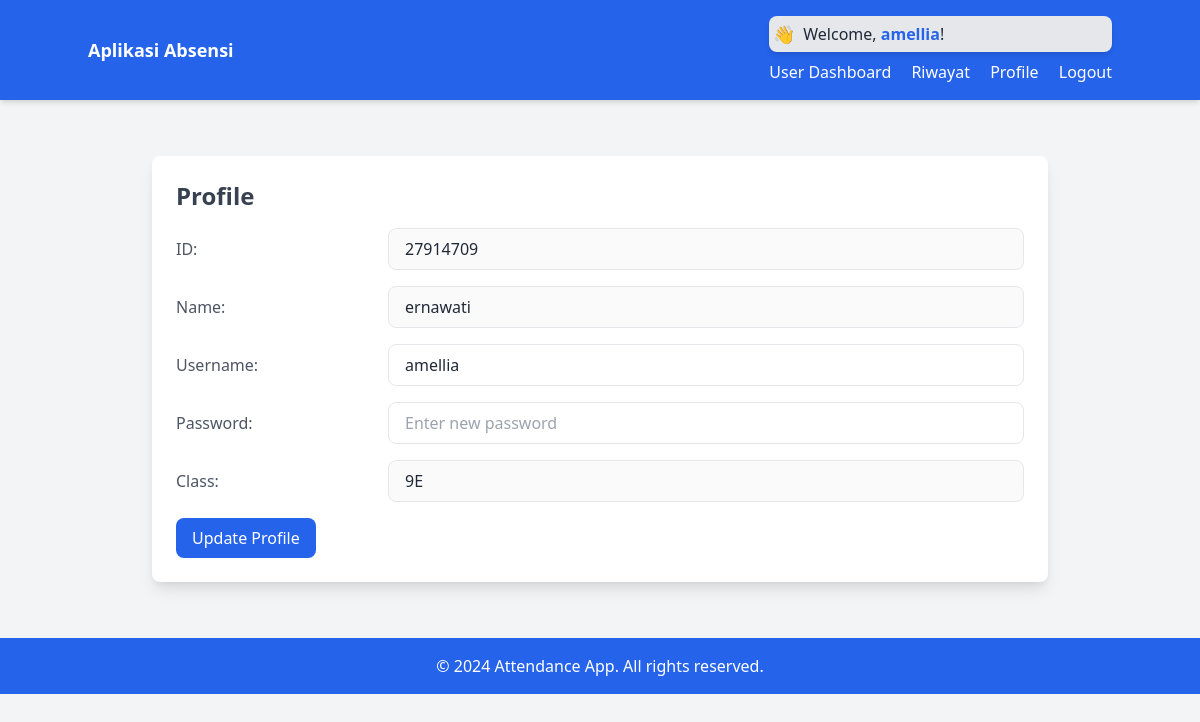
Page /profile (signed in) on the committed database.
### app.py (models this page shows)
class User(UserMixin, db.Model):
    id = db.Column(db.Integer, primary_key=True)
    nama = db.Column(db.String(100),nullable=False)
    username = db.Column(db.String(150), unique=True, nullable=False)
    password = db.Column(db.String(150), nullable=False)
    classes_id = db.Column(db.Integer, db.ForeignKey('classes.id'), nullable=False)
    classes = db.relationship('Classes', backref='user')
    @property
    def is_admin(self):
        return False  # User biasa bukan admin

class Classes(db.Model):
    id = db.Column(db.Integer, primary_key=True)
    nama_kelas = db.Column(db.String(5), nullable=False)

### app.py (the view, shortened to what this page needs)
@app.route('/profile', methods=['GET', 'POST'])
@login_required
@role_required('user')
def profile():
    user = User.query.get(current_user.id)  # Ambil data user berdasarkan id saat ini
    return render_template('profile.html', user=user)

### app.py (called while the page is built)
@login_manager.user_loader
def load_user(user_id):
    user = User.query.get(int(user_id))
    if user:
        return user
    admin = Admin.query.get(int(user_id))
    if admin:
        return admin
    return None  # Jika tidak ada, kembalikan None

def role_required(role):
    def decorator(f):
        @wraps(f)
        def decorated_function(*args, **kwargs):
            if role == 'admin' and not current_user.is_admin:
                abort(403)  # Forbidden, jika bukan admin
            elif role == 'user' and current_user.is_admin:
                abort(403)  # Forbidden, jika admin mencoba akses user
            return f(*args, **kwargs)
        return decorated_function
    return decorator

### templates/profile.html (shortened to what this page needs)
{% extends "base.html" %}
{% block content %}
<div class="max-w-4xl mx-auto mt-8 bg-white p-6 rounded-lg shadow-lg">
    <h2 class="text-2xl font-bold text-gray-700 mb-4">Profile</h2>
        <div class="mb-4 flex items-center">
            <label for="id" class="w-1/4 text-gray-600">ID:</label>
            <input type="text" id="id" value="{{ user.id }}" class="w-3/4 px-4 py-2 border rounded-lg" disabled>
        </div>
        <div class="mb-4 flex items-center">
            <label for="nama" class="w-1/4 text-gray-600">Name:</label>
            <input type="text" id="nama" value="{{ user.nama }}" class="w-3/4 px-4 py-2 border rounded-lg" disabled>
        </div>
        <div class="mb-4 flex items-center">
            <label for="username" class="w-1/4 text-gray-600">Username:</label>
            <input type="text" id="username" name="username" value="{{ user.username }}" class="w-3/4 px-4 py-2 border rounded-lg">
        </div>
        <div class="mb-4 flex items-center">
            <label for="password" class="w-1/4 text-gray-600">Password:</label>
            <input type="password" id="password" name="password" placeholder="Enter new password" class="w-3/4 px-4 py-2 border rounded-lg">
        </div>
        <div class="mb-4 flex items-center">
            <label for="kelas" class="w-1/4 text-gray-600">Class:</label>
            <input type="text" id="kelas" value="{{ user.classes.nama_kelas }}" class="w-3/4 px-4 py-2 border rounded-lg" disabled>
        </div>
        <button type="submit" class="bg-blue-600 text-white py-2 px-4 rounded-lg hover:bg-blue-700">Update Profile</button>
</div>
{% endblock %}

### templates/base.html (shortened to what this page needs)
<!DOCTYPE html>
<html lang="en">
<head>
    <link href="https://cdn.jsdelivr.net/npm/tailwindcss@2.2.19/dist/tailwind.min.css" rel="stylesheet">
</head>
<body class="bg-gray-100 text-gray-800">
    <nav class="bg-blue-600 p-4 shadow-md">
        <div class="container mx-auto flex justify-between items-center">
            <a href="#" class="text-white font-bold text-lg">Aplikasi Absensi</a>
            <div>
                {% if current_user.is_authenticated %}
                    <div class="bg-gray-200 p-1 rounded-lg flex items-center shadow-md mb-2">
                        <span class="text-blue-600 font-bold text-lg mr-2">👋</span>
                        <p class="text-gray-800 font-medium">Welcome, <span class="text-blue-600 font-semibold">{{ current_user.username }}</span>!</p>
                    </div>
                    {% if current_user.is_admin %}
                        <a href="{{ url_for('admin_dashboard') }}" class="text-white mr-4">Admin Dashboard</a>
                        <a href="{{ url_for('admin_students') }}" class="text-white mr-4">Lihat Siswa</a>
                        <a href="{{ url_for('semester_recap') }}" class="text-white mr-4">rekap semester</a>
                        {% else %}
                        <a href="{{ url_for('dashboard') }}" class="text-white mr-4">User Dashboard</a>
                        <a href="{{ url_for('history') }}" class="text-white mr-4">Riwayat</a>
                        <a href="{{ url_for('profile') }}" class="text-white mr-4">Profile</a>
                    {% endif %}
                    <a href="{{ url_for('logout') }}" class="text-white">Logout</a>
                {% else %}
                    <a href="{{ url_for('user_login') }}" class="text-white mr-4">Login as User</a>
                    <a href="{{ url_for('admin_login') }}" class="text-white mr-4">Login as Admin</a>
                {% endif %}
            </div>
        </div>
    </nav>
    <div class="container mx-auto p-6">
        {% block content %}{% endblock %}
    </div>
    <footer class="bg-blue-600 text-white text-center p-4 mt-8">
        <p>&copy; 2024 Attendance App. All rights reserved.</p>
    </footer>
</body>
</html>

### rows in the picture
User: username "amellia", id "27914709", nama "ernawati"
Classes: classes.nama_kelas "9E"
